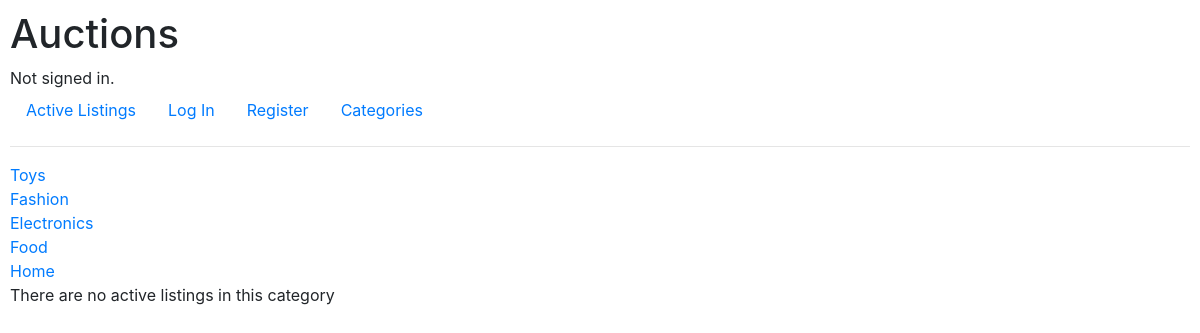
The page /categories/Fashion on the database as committed earlier.
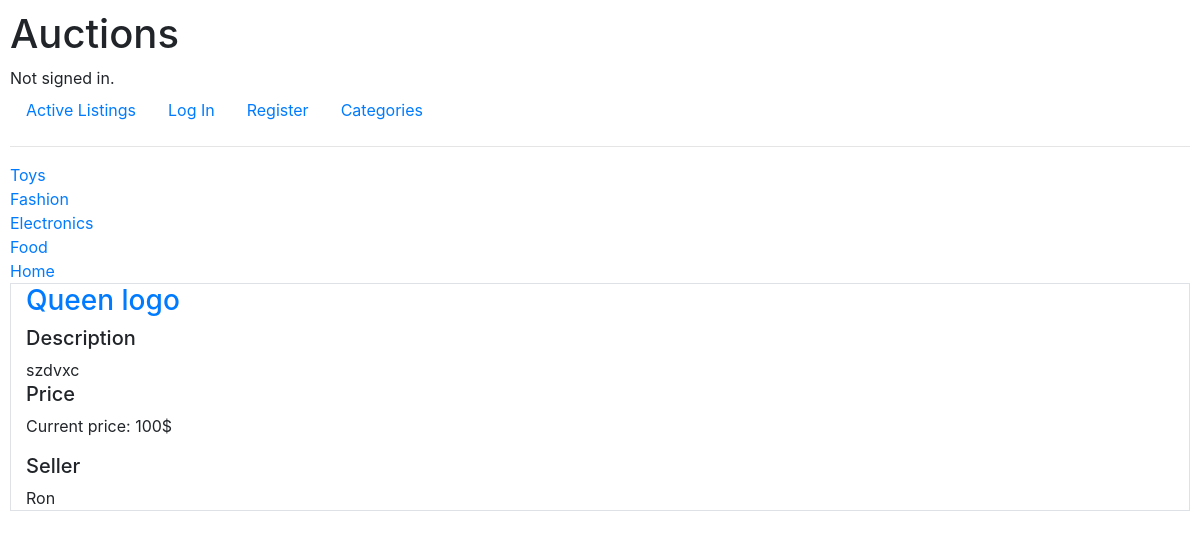
The same page on the database as committed later.
### auctions/models.py (models this page shows, shortened)
class Category(models.Model):
    name = models.CharField(max_length=20, primary_key=True)
    class Meta:
        verbose_name_plural = "categories"

class Listing(models.Model):
    title = models.CharField(max_length=50, unique=True)
    seller = models.ForeignKey(User, on_delete=models.CASCADE, related_name="user_listings")
    init_price = models.IntegerField("The initial price")
    current_price = models.IntegerField(blank=True, null=True)
    category = models.ForeignKey(Category, on_delete=models.CASCADE, related_name="category_listings")
    status = models.BooleanField(default=True)
    image = models.URLField(max_length=100, null=True, blank=True)
    description = models.CharField(max_length=1000)
    winner = models.ForeignKey(User, on_delete=models.CASCADE, null=True, blank=True, related_name="winner_listings")
    watchlist = models.ManyToManyField(User, blank=True, related_name="user_watchlist")

class User(AbstractUser):
    pass
    def __str__(self):
        return f"{self.username}"

### auctions/views.py (the view)
# urls.py: path("categories/<str:category>", views.category, name="category"),
def category(request, category):
    message = ""
    category_listings = Listing.objects.filter(category=category)
    if not category_listings:
        message = "There are no active listings in this category"
    categories = Category.objects.all()
    return render(request, "auctions/categories.html", {
        "category_listings": category_listings,
        "categories": categories,
        "message": message
    })

### auctions/templates/auctions/categories.html
{% extends 'auctions/layout.html' %}
{% block body %}
	{% for i in categories %}
		<div>
			<a href="{% url 'category' category=i.pk %}">{{ i.pk }}</a>
		</div>
	{% endfor %}
	{% if category_listings %}
		{% for i in category_listings %}
			<div class="col-12 border">
				<h3>
					<a href="{% url 'listing' i.pk %}">{{ i.title }}</a>
				</h3>
				<div>
					<h5>Description</h5>
					{{ i.description }}
				</div>
				<div>
					<h5>Price</h5>
					<p>
						Current price: {{ i.current_price }}$
					</p>
				</div>
				<div>
					<h5>Seller</h5>
					{{ i.seller }}
				</div>
			</div>
		{% endfor %}
	{% endif %}
	<p>{{message}}</p>
{% endblock %}

Rows that differ between the two databases and show on the page:
added Listing: title "Queen logo", description "szdvxc", current_price "100", seller "Ron"
Other text that changed with them:
{{ message }}: "There are no active listings in this category" → (not shown)
